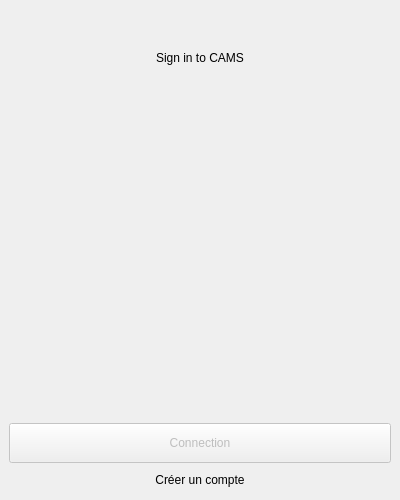
<?xml version="1.0" encoding="UTF-8"?>
<ui version="4.0">
 <class>ConnectionWidget</class>
 <widget class="QWidget" name="ConnectionWidget">
  <property name="geometry">
   <rect>
    <x>0</x>
    <y>0</y>
    <width>400</width>
    <height>500</height>
   </rect>
  </property>
  <property name="minimumSize">
   <size>
    <width>400</width>
    <height>500</height>
   </size>
  </property>
  <property name="maximumSize">
   <size>
    <width>400</width>
    <height>500</height>
   </size>
  </property>
  <property name="windowTitle">
   <string>Connection</string>
  </property>
  <layout class="QGridLayout" name="gridLayout">
   <property name="leftMargin">
    <number>0</number>
   </property>
   <property name="topMargin">
    <number>0</number>
   </property>
   <property name="rightMargin">
    <number>0</number>
   </property>
   <property name="bottomMargin">
    <number>0</number>
   </property>
   <property name="spacing">
    <number>0</number>
   </property>
   <item row="0" column="1">
    <widget class="QWidget" name="connection_bckgrd" native="true">
     <layout class="QGridLayout" name="gridLayout_2">
      <item row="0" column="0" alignment="Qt::AlignHCenter">
       <widget class="QLabel" name="label">
        <property name="text">
         <string>Sign in to CAMS</string>
        </property>
       </widget>
      </item>
      <item row="1" column="0">
       <widget class="CustomNotificationWidget" name="errorMessage" native="true"/>
      </item>
      <item row="2" column="0">
       <widget class="CustomLabeledInputTextField" name="login" native="true"/>
      </item>
      <item row="3" column="0">
       <widget class="CustomLabeledInputPasswordField" name="password" native="true"/>
      </item>
      <item row="4" column="0">
       <widget class="ValidationButton" name="ConnectionButton">
        <property name="enabled">
         <bool>false</bool>
        </property>
        <property name="minimumSize">
         <size>
          <width>0</width>
          <height>40</height>
         </size>
        </property>
        <property name="text">
         <string>Connection</string>
        </property>
       </widget>
      </item>
      <item row="5" column="0">
       <widget class="QPushButton" name="newAccountButton">
        <property name="text">
         <string>Créer un compte</string>
        </property>
        <property name="flat">
         <bool>true</bool>
        </property>
       </widget>
      </item>
     </layout>
    </widget>
   </item>
  </layout>
 </widget>
 <customwidgets>
  <customwidget>
   <class>ValidationButton</class>
   <extends>QPushButton</extends>
   <header>components/ValidationButton.h</header>
  </customwidget>
  <customwidget>
   <class>CustomNotificationWidget</class>
   <extends>QWidget</extends>
   <header>components/CustomNotificationWidget.h</header>
   <container>1</container>
  </customwidget>
  <customwidget>
   <class>CustomLabeledInputTextField</class>
   <extends>QWidget</extends>
   <header>components/CustomLabeledInputTextField.h</header>
   <container>1</container>
  </customwidget>
  <customwidget>
   <class>CustomLabeledInputPasswordField</class>
   <extends>QWidget</extends>
   <header>components/CustomLabeledInputPasswordField.h</header>
   <container>1</container>
  </customwidget>
 </customwidgets>
 <resources/>
 <connections/>
</ui>
